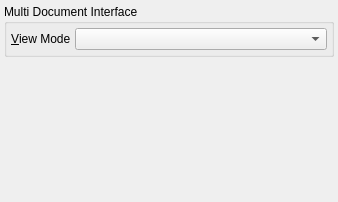
<?xml version="1.0" encoding="UTF-8"?>
<ui version="4.0">
 <class>MainWindowPropertyPage</class>
 <widget class="sf::PropertyPage" name="MainWindowPropertyPage">
  <property name="geometry">
   <rect>
    <x>0</x>
    <y>0</y>
    <width>338</width>
    <height>202</height>
   </rect>
  </property>
  <property name="windowTitle">
   <string>MainWindowPropertyPage</string>
  </property>
  <layout class="QVBoxLayout" name="verticalLayout">
   <property name="leftMargin">
    <number>4</number>
   </property>
   <property name="topMargin">
    <number>4</number>
   </property>
   <property name="rightMargin">
    <number>4</number>
   </property>
   <property name="bottomMargin">
    <number>4</number>
   </property>
   <item>
    <widget class="QGroupBox" name="gbMdi">
     <property name="title">
      <string>Multi Document Interface</string>
     </property>
     <layout class="QFormLayout" name="formLayout">
      <property name="horizontalSpacing">
       <number>4</number>
      </property>
      <property name="verticalSpacing">
       <number>4</number>
      </property>
      <property name="leftMargin">
       <number>4</number>
      </property>
      <property name="topMargin">
       <number>4</number>
      </property>
      <property name="rightMargin">
       <number>4</number>
      </property>
      <property name="bottomMargin">
       <number>4</number>
      </property>
      <item row="0" column="0">
       <widget class="QLabel" name="lblViewMode">
        <property name="text">
         <string>&amp;View Mode</string>
        </property>
        <property name="buddy">
         <cstring>cbViewMode</cstring>
        </property>
       </widget>
      </item>
      <item row="0" column="1">
       <widget class="QComboBox" name="cbViewMode"/>
      </item>
     </layout>
    </widget>
   </item>
   <item>
    <spacer name="spacer">
     <property name="orientation">
      <enum>Qt::Orientation::Vertical</enum>
     </property>
     <property name="sizeHint" stdset="0">
      <size>
       <width>20</width>
       <height>40</height>
      </size>
     </property>
    </spacer>
   </item>
  </layout>
 </widget>
 <customwidgets>
  <customwidget>
   <class>sf::PropertyPage</class>
   <extends>QWidget</extends>
   <header>misc/qt/PropertyPage.h</header>
   <container>1</container>
  </customwidget>
 </customwidgets>
 <resources/>
 <connections/>
</ui>
